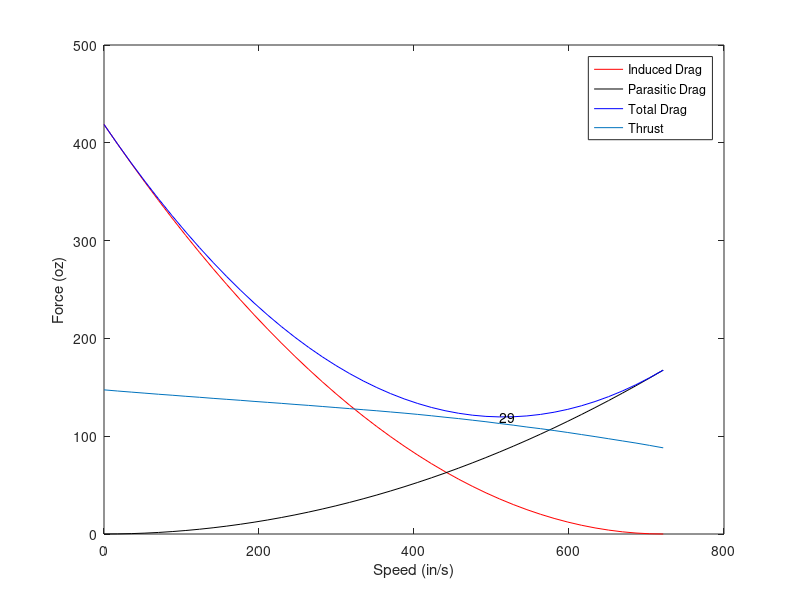

Recreate this plot in MATLAB.
clear all
close all
clc

Dinew =  0;
Dpnew = 0;
Dnew = 0;

cl = 1.7;%coefficient of lift
s = 135;%span
c = 22;%chord
AR = s/c;%aspect ratio
ef = .75; %efficiency

cdi = (cl^2)/(pi*AR*ef);

cdo = .08;
rho = 0.00004335;
S = s*c;


V = [0	17.6	35.2	52.8	70.4	88	105.6	123.2	140.8	158.4	176	193.6	211.2	228.8	246.4	264	281.6	299.2	316.8	334.4	352	369.6	387.2	404.8	422.4	440	457.6	475.2	492.8	510.4	528	545.6	563.2	580.8	598.4	616	633.6	651.2	668.8	686.4	704	721.6];
Thrust = [147.4	146.2	145.1	144	142.9	141.9	140.8	139.8	138.7	137.7	136.7	135.6	134.6	133.6	132.5	131.5	130.4	129.3	128.2	127.1	126	124.8	123.6	122.3	120.9	119.4	118	116.4	114.8	113	111.3	109.4	107.7	105.8	103.8	101.7	99.6	97.4	95.2	93	90.6	88.1];



for i = 1:length(V)
Di = cdi*(.5*rho*(V(i)^2)*S);
Dinew = [Dinew Di];

Dp = .5*rho*(V(i)^2)*cdo*S;
Dpnew = [Dpnew Dp];



end

Di_correct = fliplr(Dinew(2:end))*.0625;
Dp_correct = Dpnew(2:end)*.0625;

D_correct = Di_correct + Dp_correct;

minD = min(D_correct);
index = find(D_correct == minD);
effspeed = V(index);

plot(V,Di_correct,'r')
hold on
plot(V,Dp_correct,'k')
hold on
plot(V, D_correct,'b')
hold on
plot(V, Thrust)
hold on
text(effspeed, minD, num2str(effspeed*0.0568182))
xlabel('Speed (in/s)');
ylabel('Force (oz)');
legend('Induced Drag', 'Parasitic Drag', 'Total Drag', 'Thrust')


